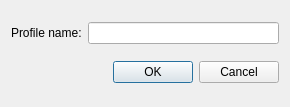
<ui version="4.0" >
 <class>NewProfileDialog</class>
 <widget class="QDialog" name="NewProfileDialog" >
  <property name="geometry" >
   <rect>
    <x>0</x>
    <y>0</y>
    <width>290</width>
    <height>107</height>
   </rect>
  </property>
  <property name="windowTitle" >
   <string>Create a UserProfile</string>
  </property>
  <layout class="QGridLayout" >
   <item row="0" column="0" >
    <widget class="QLabel" name="label" >
     <property name="text" >
      <string>Profile name:</string>
     </property>
    </widget>
   </item>
   <item row="0" column="1" >
    <widget class="QLineEdit" name="profileNameLineEdit" />
   </item>
   <item row="1" column="0" colspan="2" >
    <widget class="QDialogButtonBox" name="buttonBox" >
     <property name="orientation" >
      <enum>Qt::Horizontal</enum>
     </property>
     <property name="standardButtons" >
      <set>QDialogButtonBox::Cancel|QDialogButtonBox::NoButton|QDialogButtonBox::Ok</set>
     </property>
    </widget>
   </item>
  </layout>
 </widget>
 <resources/>
 <connections>
  <connection>
   <sender>buttonBox</sender>
   <signal>accepted()</signal>
   <receiver>NewProfileDialog</receiver>
   <slot>accept()</slot>
   <hints>
    <hint type="sourcelabel" >
     <x>248</x>
     <y>254</y>
    </hint>
    <hint type="destinationlabel" >
     <x>157</x>
     <y>274</y>
    </hint>
   </hints>
  </connection>
  <connection>
   <sender>buttonBox</sender>
   <signal>rejected()</signal>
   <receiver>NewProfileDialog</receiver>
   <slot>reject()</slot>
   <hints>
    <hint type="sourcelabel" >
     <x>316</x>
     <y>260</y>
    </hint>
    <hint type="destinationlabel" >
     <x>286</x>
     <y>274</y>
    </hint>
   </hints>
  </connection>
 </connections>
</ui>
